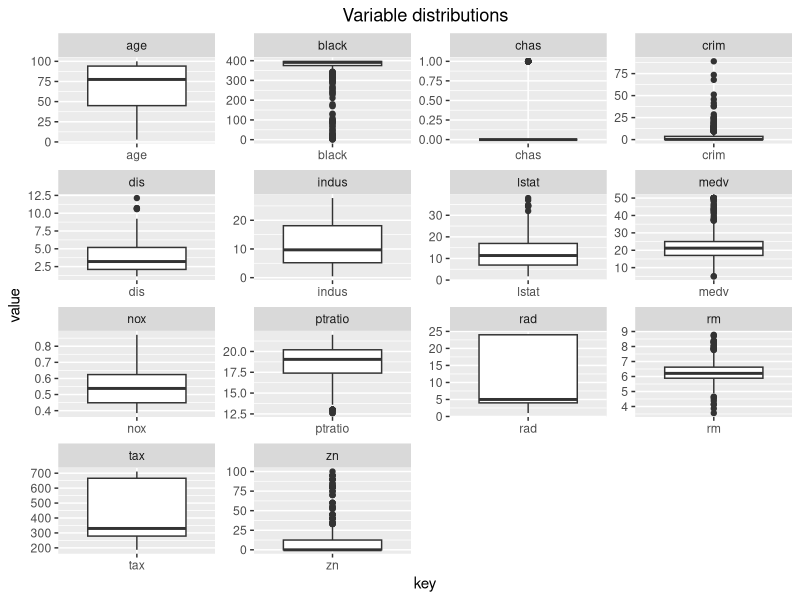
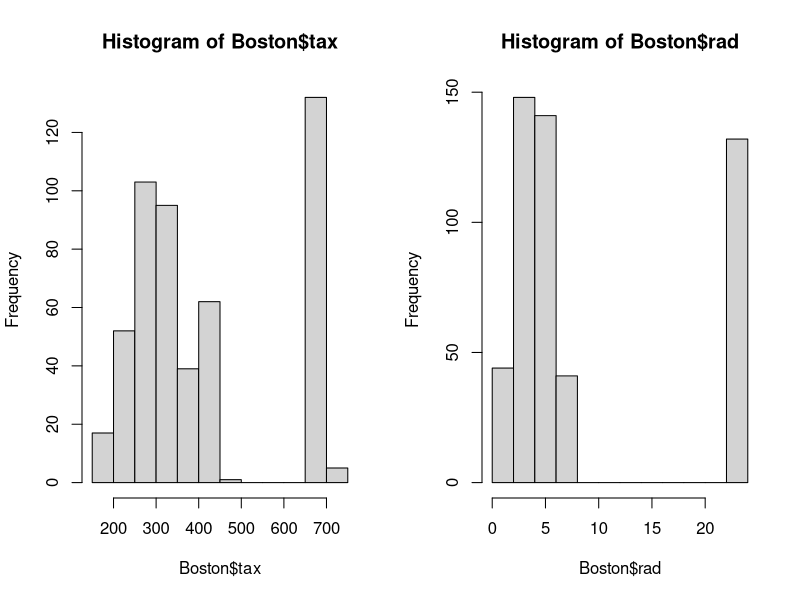
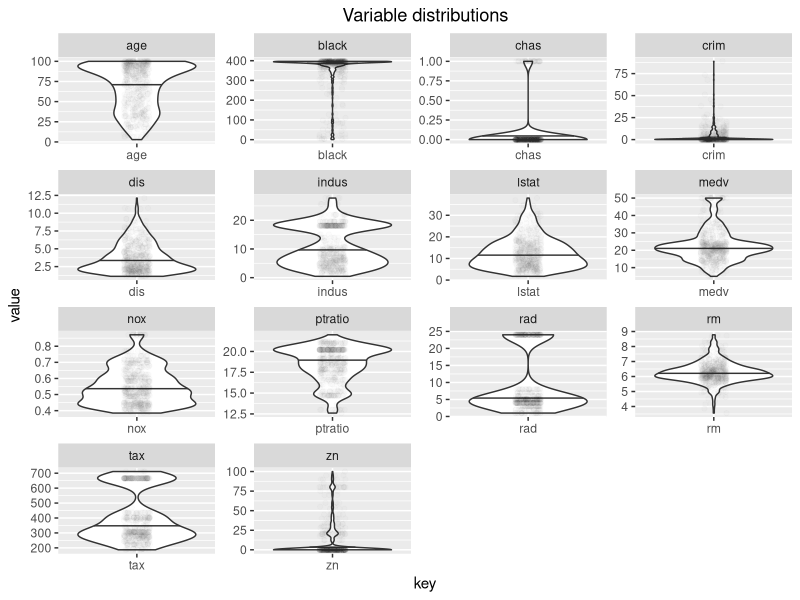
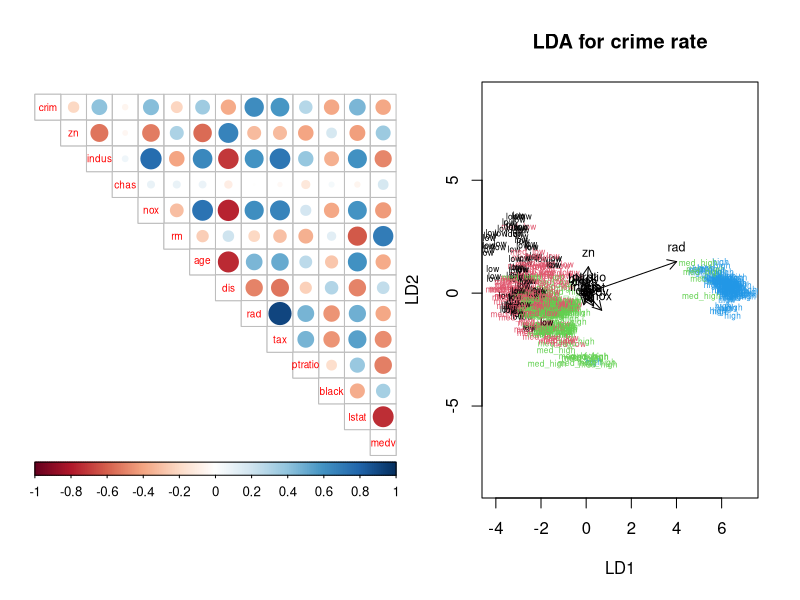

Reproduce these figures in R, in order.
## ---- chunk 1
library(MASS)
library(corrplot)
library(dplyr)
library(tidyr)
library(ggplot2)
## ---- chunk 2
data("Boston")
str(Boston)
## ---- chunk 3
dim(gather(Boston))
gather(Boston) %>% ggplot(aes(key,value)) + facet_wrap("key", scales = "free") + geom_boxplot() + ggtitle("Variable distributions") + theme(plot.title = element_text(hjust=0.5)) #geom_boxplot() defines that the desired type is boxplot, and we need to change the first argument into aes(x,y) to define that we want to show distribution of values in each variable (key)
summary(Boston)
## ---- chunk 4
par(mfrow=c(1,2))
hist(Boston$tax)
hist(Boston$rad)
## ---- chunk 5
gather(Boston) %>% ggplot(aes(key,value)) + facet_wrap("key", scales = "free") + geom_violin(draw_quantiles = c(0.5)) + ggtitle("Variable distributions") + theme(plot.title = element_text(hjust=0.5)) + geom_point(position = position_jitter(0.1),alpha=0.01) #changed geom_boxplot into a geom_violin (with dra_quantiles() specifying that I want to draw a median), and added geom_points to show that I want to show points on top of the distributions (position_jitter spreads the points to make them more visible, and alpha adds transparency so that the points don't steal the show from distributions)

## ---- chunk 6
cor_matrix <- cor(Boston)
corrplot(cor_matrix,method = "circle",type="upper",cl.pos = "b",tl.pos = "d",tl.cex = 0.6)
## ---- chunk 7
boston_scaled <- scale(Boston)
summary(boston_scaled)
boston_scaled <- as.data.frame(boston_scaled)
## ---- chunk 8
bins <- quantile(boston_scaled$crim) #vector defining the cutting values for different categories of crime
crime <- cut(boston_scaled$crim, breaks = bins, include.lowest = TRUE, labels = c("low", "med_low", "med_high", "high")) #create new variables crime into boston_scaled, with selected names of categories
boston_scaled <- dplyr::select(boston_scaled, -crim) #remove original crim from data
boston_scaled <- data.frame(boston_scaled, crime) #add new crime into data
## ---- chunk 9
n <- nrow(boston_scaled)
ind <- sample(n,  size = n * 0.8) #choose randomly 80% of rows (these will be in the training data set)
train <- boston_scaled[ind,]
test <- boston_scaled[-ind,] #testing dataset consists of all rows not selected for the training
## ---- chunk 10
lda.fit <- lda(crime~., data = train) #this creates the LDA-model

classes <- as.numeric(train$crime) #to avoid having to worry about factor levels or such, we will create a numeric copy (classes) of the categorical "crime" variable
lda.arrows <- function(x, myscale = 1, arrow_heads = 0.1, color = "black", tex = 0.75, choices = c(1,2)){
  heads <- coef(x)
  arrows(x0 = 0, y0 = 0, 
         x1 = myscale * heads[,choices[1]], 
         y1 = myscale * heads[,choices[2]], col=color, length = arrow_heads)
  text(myscale * heads[,choices], labels = row.names(heads), 
       cex = tex, col=color, pos=3)} #function drawing arrows that will be added to the plot above to make it into a biplot

plot(lda.fit, dimen = 2,col=classes,pch=classes,cex=0.5,main="LDA for crime rate") # plotting the cases (towns) based on their distances in two dimensions. The color already separates different classes, so I reduced the symbol size (using the argument cex)
lda.arrows(lda.fit, myscale = 1.3) # add arrows (labeled with the variables they represent) making the distance plot into a biplot
## ---- chunk 11
correct_classes <- test$crime # save the correct classes from test data
test <- dplyr::select(test, -crime) # remove the crime variable from test data

lda.pred <- predict(lda.fit, newdata = test) 
table(correct = correct_classes, predicted = lda.pred$class)
